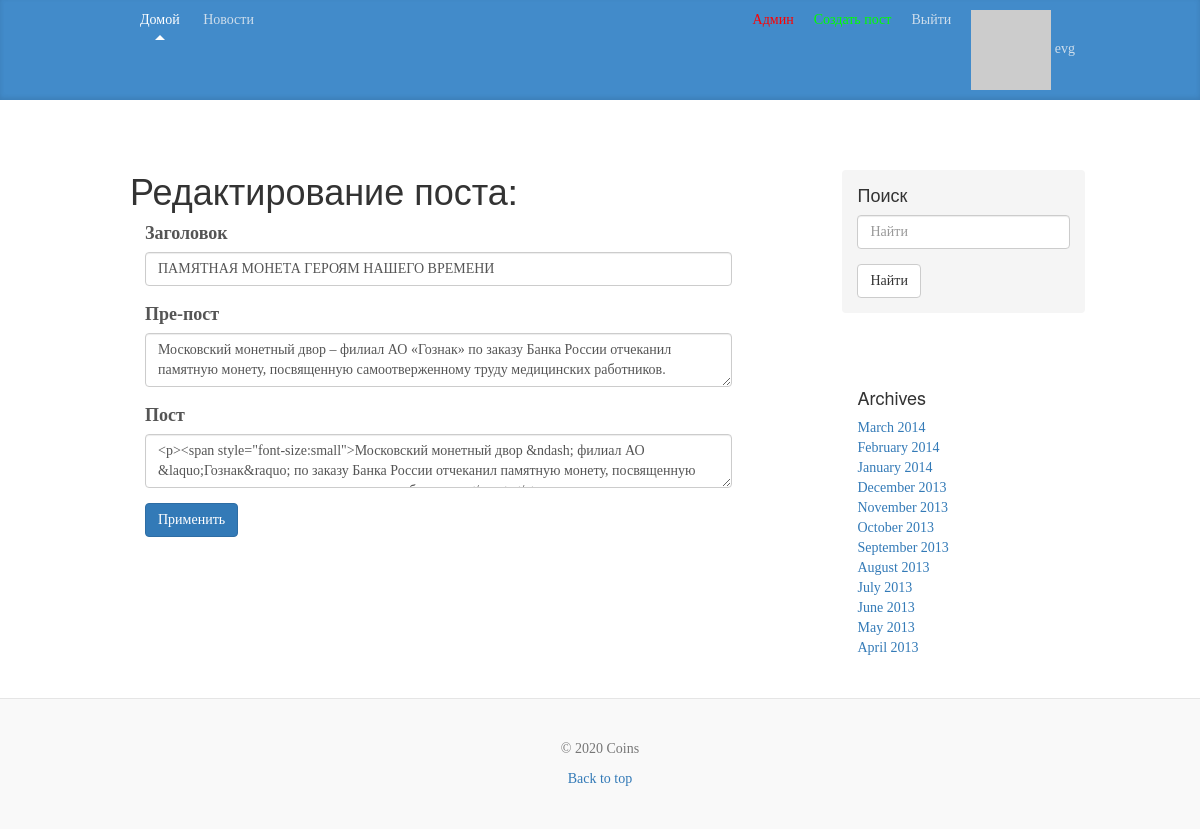
The app's page /news/edit_post/pamiatnaia-moneta-geroiam-nashego-vremeni2020-12-03-08-12-26-337637 (signed in), older data.
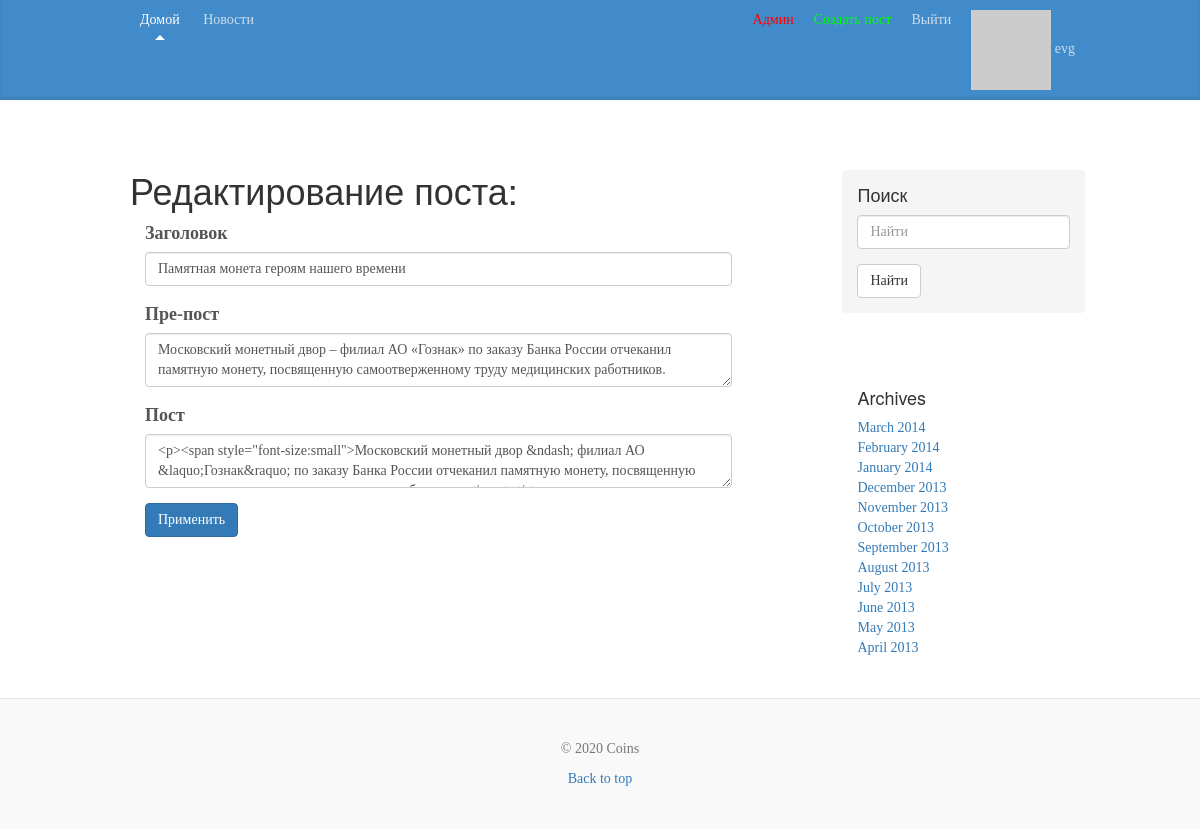
The same page, newer data.
### app/models.py (models this page shows, shortened)
class Post(db.Model):
    __tablename__ = 'post'
    id = db.Column(db.Integer, primary_key=True)
    title = db.Column(db.String(150))
    slug = db.Column(db.String(140), unique=True)
    pre_body = db.Column(db.Text)
    body = db.Column(db.Text)
    created = db.Column(db.DateTime, index=True, default=datetime.utcnow)
    updated = db.Column(db.DateTime)
    count = db.Column(db.Integer, default=0)
    author_id = db.Column(db.Integer, db.ForeignKey('user.id'))
    tags = db.relationship('Tag', secondary='tags_posts', backref=db.backref('posts', lazy='dynamic'))

### app/posts/controllers.py (the view)
@module.route('/news/edit_post/<slug>', methods=['GET', 'POST'])
@login_required
def edit_post(slug):
    post = Post.query.filter(Post.slug == slug).first()
    if post.author.username == current_user.username:
        if request.method == 'POST':
            form = PostForm(formdata=request.form, obj=post)
            form.populate_obj(post)
            post.updated = datetime.utcnow()
            db.session.commit()
            return redirect(url_for('posts.news_detail.html, post=post'))
        form = PostForm(obj=post)
        return render_template('posts/edit_post.html', edit_post_form=form, post=post)
    return redirect(url_for('posts.news'))

### app/posts/forms.py
class PostForm(FlaskForm):
    title = StringField('Заголовок', validators=[Length(0, 150), DataRequired('Это поле является обязательным.')])
    pre_body = TextAreaField('Пре-пост', validators=[DataRequired('Это поле является обязательным.')])
    body = CKEditorField('Пост', validators=[DataRequired('Это поле является обязательным.')])
    submit = SubmitField('Применить')

### app/models.py (called while the page is built)
@login_manager.user_loader
def load_user(user_id):
    return User.query.get(int(user_id))

    def __repr__(self):
        return self.name

    def gravatar(self, size=100, default='identicon', rating='g'):
        url = 'https://secure.gravatar.com/avatar'
        hash = self.avatar_hash or self.gravatar_hash()
        return '{url}/{hash}?s={size}&d={default}&r={rating}'.\
                        format(url=url, hash=hash, size=size, default=default, rating=rating)

    def is_administrator(self):
        for r in self.roles:
            if str(r) == 'admin':
                return True
        return False

### app/templates/posts/edit_post.html (shortened to what this page needs)
{% extends "layout.html" %}
{% import "bootstrap/wtf.html" as wtf %}
{% block content %}
{% from "bootstrap/wtf.html" import form_field %}
<h1>Редактирование поста:</h1>
<div class="col-md-12">
  <form class="form" action="{{ url_for('posts.edit_post', slug=post.slug) }}" method="POST" name="edit_post_form">
    {{ form_field(edit_post_form.title) }}
    {{ form_field(edit_post_form.pre_body) }}
    {{ form_field(edit_post_form.body) }}
    {{ form_field(edit_post_form.submit, class="btn btn-primary") }}
  </form>
</div>
{% endblock %}

Row changes from the older to the newer data that the page shows:
changed Post: title "ПАМЯТНАЯ МОНЕТА ГЕРОЯМ НАШЕГО ВРЕМЕНИ" → "Памятная монета героям нашего времени"
